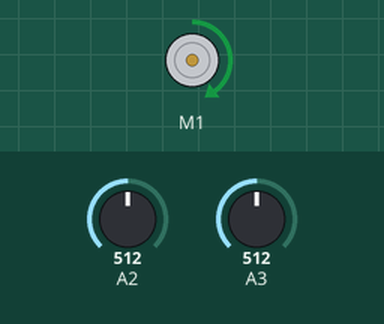
Recording of a sketch running on a simulated Arduino Uno, built with avr-gcc and run on an emulated ATmega328P. Shown: DC motor (green arrow = forward, orange = backward, longer = faster). The test bench sets the inputs (shaded band); at power-on: A3 = 512, A2 = 512. What the sketch prints to the serial monitor is not drawn.

Above: at 1.2 s.
1.3 s: A3 set to 716
4.5 s: A3 set to 900
7.7 s: A3 set to 1023
10.9 s: A3 set to 511
Timing chart, 0 to 15.1 s (numbered marks = the images above; inputs shaded):
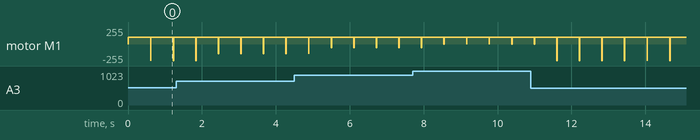

The sketch:

JoystickDCMotor.ino
```cpp
#include <Makeblock.h>
#include <SoftwareSerial.h>
#include <Wire.h>


class SZDIYJoystick: public MeJoystick {
  public:
    SZDIYJoystick(uint8_t port): MeJoystick(port) {}

    int x;
    int y;

    void initRead() {
      x = this->readX();
      y = this->readY();
    }

    void readJoystick() {

      // read the both joystick axis values:
      int new_x = this->readX();
      int new_y = this->readY();

      // print the results to the serial monitor:
      if (x != new_x || y != new_y) {
//        Serial.print("Joystick X = " );
//        Serial.print(new_x);
//
//        Serial.print("\t Joystick Y = " );
//        Serial.println(new_y);

        x = new_x;
        y = new_y;
      }

   }
};


MeDCMotor motor(M1);
SZDIYJoystick joystick(PORT_8);
//MeLimitSwitch limitSwitchLow(PORT_6); // single switch
MeLimitSwitch limitSwitchHigh(PORT_6, SLOT1);
MeLimitSwitch limitSwitchLow(PORT_6, SLOT2);

void setup() {
  Serial.begin(9600);

  joystick.initRead();

}

void loop() {
  joystick.readJoystick();
  delay(10);

  if (limitSwitchLow.touched()) {
    motor.run(100);
    delay(600);
    motor.stop();
  }

  if (limitSwitchHigh.touched()) {
    motor.run(-100);
    delay(600);
    motor.stop();
  }

  int speedMotor = (joystick.y - 500) / 2;
  if (abs(speedMotor) < 50) {
    motor.stop();
  }
  else {
    motor.run(speedMotor);
  }

  Serial.print("speed=");
  Serial.print(speedMotor);
  Serial.print(" low=");
  Serial.print(limitSwitchLow.touched() ? "on" : "off");
  Serial.print(" high=");
  Serial.print(limitSwitchHigh.touched() ?  "on" : "off");
}
```

Measured:
- by itself, motor M1: repeats every 0.61 s: forward 100/255 0.60 s, backward 250/255 0.01 s
